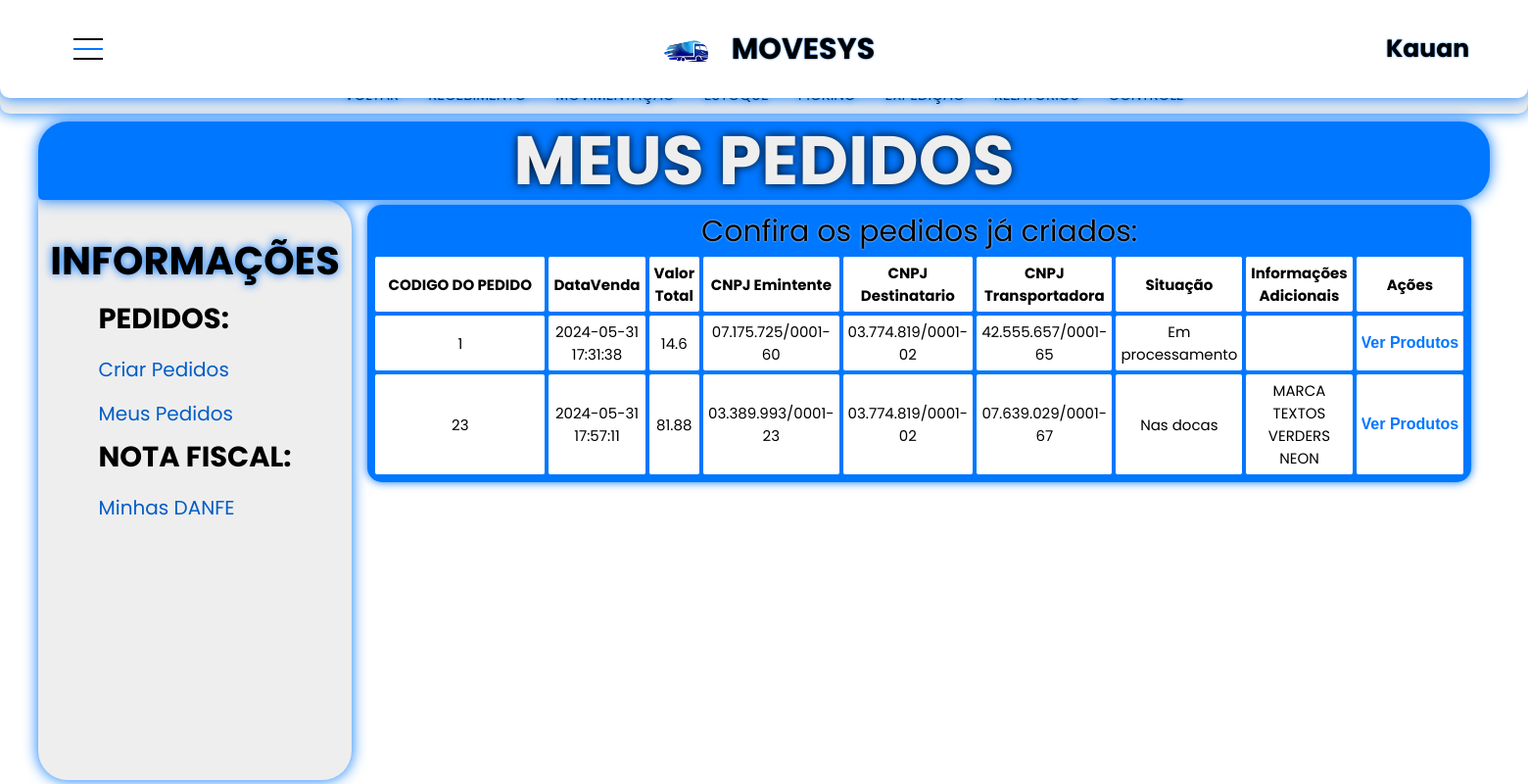
The page /Paginas/meuspedidos.php (signed in) on the database as committed earlier.
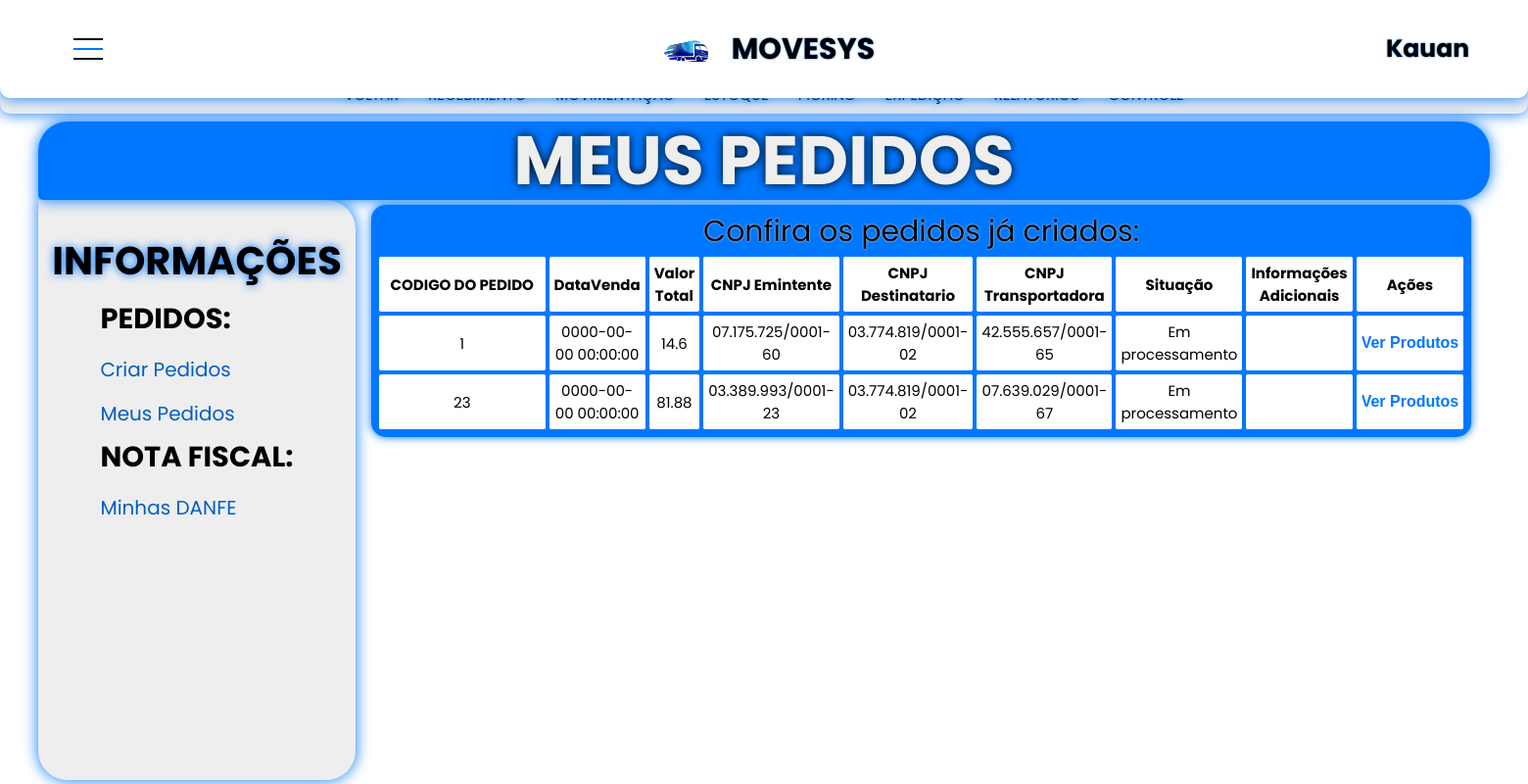
The same page on the database as committed later.
### tables this page shows
CREATE TABLE `pedido` (
  `id_pedido` int(11) NOT NULL,
  `cod_pedido` int(11) NOT NULL,
  `DataVenda` datetime NOT NULL,
  `ValorTotal` double NOT NULL,
  `CNPJEmitente` varchar(65) NOT NULL,
  `CNPJ_Destinatario` varchar(64) NOT NULL,
  `CNPJ_Transportadora` varchar(65) NOT NULL,
  `Situacao` varchar(255) NOT NULL,
  `InformacaoAdicional` varchar(255) NOT NULL,
  `codTurma` varchar(255) NOT NULL
);

### Paginas/meuspedidos.php (the view, shortened to what this page needs)
<!DOCTYPE html>
<html lang="pt-br">
<head>
    <link rel="stylesheet" href="../css/menuhorizontal.css"/>
    <link rel="stylesheet" href="../css/meuspedidos.css"/>
</head>
<body>
<?php
if (empty($_SESSION['nome'])){
    header('Location: sair.php');
    exit();
} else {
?>
    <header>
        <div class="container">
            <div class="main-horizontal">
                <ul class="ul-main">
                    <li class="li-main">
                        <div class="teste">
                            <label for="main-button">
                                <div class="div-button-main">
                                    <span class="button-main"></span>
                                </div>
                            </label>
                            <div class="juntos">
                                <img src="../css/cssimg/logo.png" style="max-width: 85px; max-height: 85px; margin-left: 20px; margin-top: 15px;">
                                <h1>MOVESYS</h1>
                            </div>
                            <h2><?php echo $_SESSION['nome']; ?></h2>
                        </div>
                    </li>
                </ul>
            </div>
        </div>
    </header>
    <main>
        <div class="container-prin">
            <div class="submenu">
                <li class="lisubmenu">
                    <a href="projetoprofessor.php" class="functions-menu">VOLTAR</a>
                    <a href="carga.php" class="functions-menu">RECEBIMENTO</a>
                    <a href="movimentacao.php" class="functions-menu">MOVIMENTAÇÃO</a>
                    <a href="#" class="functions-menu">ESTOQUE</a>
                    <a href="#" class="functions-menu">PICKING</a>
                    <a href="#" class="functions-menu">EXPEDIÇÃO</a>
                    <a href="#" class="functions-menu">RELATÓRIOS</a>
                    <a href="#" class="functions-menu">CONTROLE</a>
                </li>
            </div>
            <div class="criar-pedido-container">
                <div class="titulo-pedido">
                    <h3>MEUS PEDIDOS</h3>
                </div>
                <div class="info-total">
                    <div class="criar-pedido">
                        <div class="submenus-pedidos">
                            <h4> INFORMAÇÕES </h4>
                            <div class="info-pedido">
                                <h5>PEDIDOS:</h5>
                                <a href="criarpedido.php" class="button-pedidos">Criar Pedidos</a>
                                <a href="meuspedidos.php" class="button-pedidos">Meus Pedidos</a>
                                <h5>NOTA FISCAL:</h5>
                                <a href="danfe.php" class="button-pedidos">Minhas DANFE</a>
                            </div>
                        </div>
                        <div>
<?php
    $hostname = "127.0.0.1";
    $user = "root";
    $password = "";
    $database = "logistica";
    $conexao = new mysqli($hostname, $user, $password, $database);
    if ($conexao->connect_errno) {
        echo "Failed to connect to MySQL: " . $conexao->connect_error;
        exit();
    } else {
        $selectPedidos = "SELECT * FROM pedido WHERE codTurma ='{$_SESSION['codTurma']}'";
        $executar = $conexao->query($selectPedidos);
        if ($executar->num_rows > 0) {
            $sql = "SELECT pedido.id_pedido, pedido.cod_pedido, pedido.DataVenda, pedido.ValorTotal, pedido.CNPJEmitente,
            pedido.CNPJ_Destinatario, pedido.CNPJ_Transportadora, pedido.Situacao, pedido.InformacaoAdicional
            FROM pedido WHERE codTurma ='{$_SESSION['codTurma']}'";
            $execute = $conexao->query($sql);
            if ($execute && $execute->num_rows > 0) {
                echo "
                <div class=\"tablebox\">
                <h7>Confira os pedidos já criados:</h7>
                <table class=\"tabela\">
                    <tr>
                        <th>CODIGO DO PEDIDO</th>
                        <th>DataVenda</th>
                        <th>Valor Total</th>
                        <th>CNPJ Emintente</th>
                        <th>CNPJ Destinatario</th>
                        <th>CNPJ Transportadora</th>
                        <th>Situação</th>
                        <th>Informações Adicionais</th>
                        <th>Ações</th>
                    </tr>";
                while ($row = $execute->fetch_assoc()) {
                    echo "
                    <tr>
                        <td>".$row['cod_pedido']."</td>
                        <td>".$row['DataVenda']."</td>
                        <td>".$row['ValorTotal']."</td>
                        <td>".$row['CNPJEmitente']."</td>
                        <td>".$row['CNPJ_Destinatario']."</td>
                        <td>".$row['CNPJ_Transportadora']."</td>
                        <td>".$row['Situacao']."</td>
                        <td>".$row['InformacaoAdicional']."</td>
                        <td>
                            <form action=\"meuspedidos.php\" method=\"POST\">
                                <input type=\"hidden\" name=\"id_pedido\" value=\"" . $row['id_pedido'] . "\" >
                                <input type=\"submit\" name=\"VerProdutos\" value=\"Ver Produtos\" style=\"display:block;\" class=\"vermais\">
                            </form>
                        </td>
                    </tr>";
                }
            } else {
                echo 'Nenhum pedido criado';
            }
            echo "</table></div>";
        }
    }
}
?>
                        </div>
                    </div>
                </div>
            </div>
        </div>
    </main>
</body>
</html>

### css/menuhorizontal.css (style rules this page uses)
h2 { font-family: 'Poppins', sans-serif; font-size: 25px; text-shadow: 0 0 2px rgb(0, 119, 255); cursor: default; }
.container { width: 100%; height: 100vh; display: flex; flex-direction: column; flex-wrap: wrap; align-items: center; }
.main-horizontal { z-index: 1; width: 100%; height: auto; background-color: rgb(255, 255, 255); box-shadow: 0 0 15px rgb(0, 119, 255); border-radius: 0 0 10px 10px; display: flex; flex-direction: row; flex-wrap: wrap; justify-content: space-evenly; }
.ul-main { display: flex; flex-direction: row; }
.li-main { display: flex; flex-direction: row; align-items: center; }
.teste { width: 180vh; height: 100%; display: flex; flex-direction: row; justify-content: space-between; align-items: center; }
.juntos { display: flex; flex-direction: row; justify-content: center; align-items: center; }
.div-button-main { cursor: pointer; background: #fff; border-radius: 50%; width: 60px; height: 60px; }
.button-main { position: relative; display: block; background: rgb(0, 119, 255); width: 30px; height: 2px; top: 29px; left: 15px; transition: 0.5s ease-in-out; }
.button-main:before, .button-main:after { background: #000; content: ''; display: block; width: 100%; height: 100%; position: absolute; transition: 0.5s ease-in-out; }
.button-main:before { top: -10px; }
.button-main:after { bottom: -10px; }
input { display: none; }
.container-prin { margin-top: -91vh; width: 100%; height: 91vh; display: flex; flex-direction: row; flex-wrap: wrap; justify-content: center; align-items: center; }
.submenu { margin-top: 0vh; width: 100%; height: 5vh; background-color: #eeeeee; display: flex; flex-direction: row; justify-content: space-around; align-items: center; flex-wrap: nowrap; border-radius: 0 0 10px 10px; box-shadow: 0 0 15px rgb(0, 119, 255); }
.lisubmenu { display: flex; flex-direction: row; align-items: center; justify-content: space-around; }
.functions-menu { cursor: pointer; font-family: 'Poppins', sans-serif; font-size: 15px; margin: 15px; color: black; text-decoration: none; outline: none; text-shadow: 0 0 6px rgb(0, 119, 255); -moz-transition: all 0.3s; -webkit-transition: all 0.3s; transition: all 0.3s; }

Rows that differ between the two databases and show on the page:
changed pedido (number 1 of 2 on the later page): DataVenda "2024-05-31 17:31:38" → "0000-00-00 00:00:00"
changed pedido (number 2 of 2 on the later page): DataVenda "2024-05-31 17:57:11" → "0000-00-00 00:00:00"; Situacao "Nas docas" → "Em processamento"; InformacaoAdicional "MARCA TEXTOS VERDERS NEON" → (not shown)
